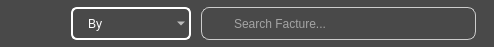
     <widget class="QFrame" name="Filter_Frame_View">
      <property name="geometry">
       <rect>
        <x>197</x>
        <y>10</y>
        <width>494</width>
        <height>47</height>
       </rect>
      </property>
      <property name="minimumSize">
       <size>
        <width>494</width>
        <height>47</height>
       </size>
      </property>
      <property name="maximumSize">
       <size>
        <width>494</width>
        <height>47</height>
       </size>
      </property>
      <property name="styleSheet">
       <string notr="true">QWidget{
	background-color: rgb(73, 73, 73);
	color: rgb(255, 255, 255);
	border-style: outset;
    	border-radius: 20px;
}</string>
      </property>
      <property name="frameShape">
       <enum>QFrame::StyledPanel</enum>
      </property>
      <property name="frameShadow">
       <enum>QFrame::Raised</enum>
      </property>
      <widget class="QComboBox" name="FilterBy_Customer_Facture">
       <property name="geometry">
        <rect>
         <x>71</x>
         <y>7</y>
         <width>120</width>
         <height>33</height>
        </rect>
       </property>
       <property name="minimumSize">
        <size>
         <width>120</width>
         <height>33</height>
        </size>
       </property>
       <property name="maximumSize">
        <size>
         <width>120</width>
         <height>33</height>
        </size>
       </property>
       <property name="styleSheet">
        <string notr="true">QComboBox{
	border: 2px solid white;
	border-radius:6px;
	padding:1px 18px 1px 3px;
	background-color: rgba(0, 0, 0, 0);
	color: rgb(255, 255, 255);
	font: 75 12pt &quot;Acme&quot;;
	padding-left: 15px;
	selection-background-color: #2980B9;
}</string>
       </property>
       <item>
        <property name="text">
         <string>By</string>
        </property>
        <property name="icon">
         <iconset resource="resources.qrc">
          <normaloff>:/Icons/Search.png</normaloff>:/Icons/Search.png</iconset>
        </property>
       </item>
       <item>
        <property name="text">
         <string>ID</string>
        </property>
        <property name="icon">
         <iconset resource="resources.qrc">
          <normaloff>:/Icons/Facture_White.png</normaloff>
          <normalon>:/Icons/Facture_Green.png</normalon>:/Icons/Facture_White.png</iconset>
        </property>
       </item>
       <item>
        <property name="text">
         <string>Date</string>
        </property>
        <property name="icon">
         <iconset resource="resources.qrc">
          <normaloff>:/Icons/Facture_White.png</normaloff>
          <normalon>:/Icons/Facture_Green.png</normalon>:/Icons/Facture_White.png</iconset>
        </property>
       </item>
       <item>
        <property name="text">
         <string>Total</string>
        </property>
        <property name="icon">
         <iconset resource="resources.qrc">
          <normaloff>:/Icons/Facture_White.png</normaloff>
          <normalon>:/Icons/Facture_Green.png</normalon>:/Icons/Facture_White.png</iconset>
        </property>
       </item>
      </widget>
      <widget class="QPushButton" name="Ordre_Customer_Facture">
       <property name="geometry">
        <rect>
         <x>18</x>
         <y>7</y>
         <width>43</width>
         <height>33</height>
        </rect>
       </property>
       <property name="minimumSize">
        <size>
         <width>43</width>
         <height>33</height>
        </size>
       </property>
       <property name="maximumSize">
        <size>
         <width>43</width>
         <height>33</height>
        </size>
       </property>
       <property name="font">
        <font>
         <family>Orbitron</family>
         <pointsize>9</pointsize>
         <weight>9</weight>
         <italic>false</italic>
         <bold>false</bold>
        </font>
       </property>
       <property name="cursor">
        <cursorShape>ArrowCursor</cursorShape>
       </property>
       <property name="styleSheet">
        <string notr="true">QPushButton {
	border: none;
	background-color:rgba(0, 0, 0, 0);
	image: url(:/Icons/Order_White.png);
}
QPushButton:hover {
	border: none;
	background-color:rgba(0, 0, 0, 0);
	image: url(:/Icons/Order_Mix.png);
}
QPushButton:checked:hover {
	border: none;
	background-color:rgba(0, 0, 0, 0);
	image: url(:/Icons/Order_Mix.png);
}
QPushButton:pressed {
	border: none;
	background-color:rgba(0, 0, 0, 0);
	image: url(:/Icons/Order_Green.png);
}
QPushButton:checked{
	border-style: outset;
    	background-color:rgba(0, 0, 0, 0);
	image: url(:/Icons/Order_Green.png);
}</string>
       </property>
       <property name="text">
        <string/>
       </property>
       <property name="iconSize">
        <size>
         <width>20</width>
         <height>20</height>
        </size>
       </property>
       <property name="checkable">
        <bool>true</bool>
       </property>
       <property name="checked">
        <bool>true</bool>
       </property>
       <property name="autoRepeat">
        <bool>false</bool>
       </property>
       <property name="autoExclusive">
        <bool>false</bool>
       </property>
       <property name="autoRepeatDelay">
        <number>50</number>
       </property>
       <property name="autoRepeatInterval">
        <number>10</number>
       </property>
      </widget>
      <widget class="QLineEdit" name="Search_Customer_Facture">
       <property name="geometry">
        <rect>
         <x>201</x>
         <y>7</y>
         <width>275</width>
         <height>33</height>
        </rect>
       </property>
       <property name="minimumSize">
        <size>
         <width>275</width>
         <height>33</height>
        </size>
       </property>
       <property name="maximumSize">
        <size>
         <width>275</width>
         <height>31</height>
        </size>
       </property>
       <property name="styleSheet">
        <string notr="true">QLineEdit {
	background-color:rgba(0, 0, 0, 0);
	padding-left: 30px;
	border: 1px solid #ccc;
	border-radius: 8px;
	background-image: url(:/Icons/Search.png);
	background-repeat: no-repeat;
	background-position: left center;
	font: 75 10pt &quot;Acme&quot;;
}</string>
       </property>
       <property name="inputMask">
        <string/>
       </property>
       <property name="text">
        <string/>
       </property>
       <property name="placeholderText">
        <string>Search Facture...</string>
       </property>
      </widget>
     </widget>
